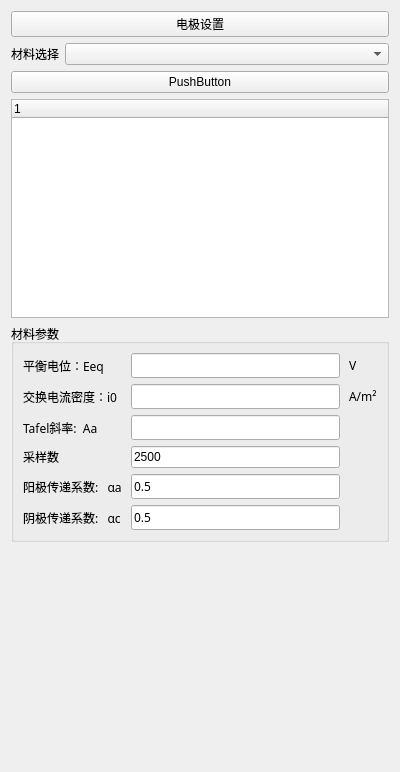
<?xml version="1.0" encoding="UTF-8"?>
<ui version="4.0">
 <class>ElectrodeSettingWidget</class>
 <widget class="QWidget" name="ElectrodeSettingWidget">
  <property name="geometry">
   <rect>
    <x>0</x>
    <y>0</y>
    <width>400</width>
    <height>772</height>
   </rect>
  </property>
  <property name="windowTitle">
   <string>Form</string>
  </property>
  <layout class="QVBoxLayout" name="verticalLayout">
   <item>
    <widget class="QPushButton" name="pushButton">
     <property name="text">
      <string>电极设置</string>
     </property>
    </widget>
   </item>
   <item>
    <layout class="QHBoxLayout" name="horizontalLayout">
     <item>
      <widget class="QLabel" name="label">
       <property name="sizePolicy">
        <sizepolicy hsizetype="Fixed" vsizetype="Preferred">
         <horstretch>0</horstretch>
         <verstretch>0</verstretch>
        </sizepolicy>
       </property>
       <property name="text">
        <string>材料选择</string>
       </property>
      </widget>
     </item>
     <item>
      <widget class="QComboBox" name="comboBox"/>
     </item>
    </layout>
   </item>
   <item>
    <widget class="QPushButton" name="pushButton_2">
     <property name="text">
      <string>PushButton</string>
     </property>
    </widget>
   </item>
   <item>
    <widget class="QTreeWidget" name="selectedTreeWidget">
     <column>
      <property name="text">
       <string notr="true">1</string>
      </property>
     </column>
    </widget>
   </item>
   <item>
    <widget class="QGroupBox" name="groupBox">
     <property name="title">
      <string>材料参数</string>
     </property>
     <layout class="QVBoxLayout" name="verticalLayout_2">
      <item>
       <layout class="QGridLayout" name="gridLayout_4">
        <property name="horizontalSpacing">
         <number>9</number>
        </property>
        <item row="4" column="1">
         <widget class="QLineEdit" name="lineEdit_BV_anodic_coefficient">
          <property name="sizePolicy">
           <sizepolicy hsizetype="Preferred" vsizetype="Fixed">
            <horstretch>0</horstretch>
            <verstretch>0</verstretch>
           </sizepolicy>
          </property>
          <property name="minimumSize">
           <size>
            <width>0</width>
            <height>0</height>
           </size>
          </property>
          <property name="font">
           <font>
            <family>Microsoft YaHei</family>
           </font>
          </property>
          <property name="styleSheet">
           <string notr="true"/>
          </property>
          <property name="text">
           <string>0.5</string>
          </property>
         </widget>
        </item>
        <item row="0" column="1">
         <widget class="QLineEdit" name="lineEdit_BV_equilibrium">
          <property name="sizePolicy">
           <sizepolicy hsizetype="Preferred" vsizetype="Fixed">
            <horstretch>0</horstretch>
            <verstretch>0</verstretch>
           </sizepolicy>
          </property>
          <property name="minimumSize">
           <size>
            <width>0</width>
            <height>0</height>
           </size>
          </property>
          <property name="font">
           <font>
            <family>Microsoft YaHei</family>
           </font>
          </property>
          <property name="styleSheet">
           <string notr="true"/>
          </property>
          <property name="text">
           <string/>
          </property>
         </widget>
        </item>
        <item row="3" column="1">
         <widget class="QLineEdit" name="lineEdit_sample_size">
          <property name="sizePolicy">
           <sizepolicy hsizetype="Preferred" vsizetype="Fixed">
            <horstretch>0</horstretch>
            <verstretch>0</verstretch>
           </sizepolicy>
          </property>
          <property name="minimumSize">
           <size>
            <width>0</width>
            <height>0</height>
           </size>
          </property>
          <property name="maximumSize">
           <size>
            <width>16777215</width>
            <height>16777215</height>
           </size>
          </property>
          <property name="styleSheet">
           <string notr="true"/>
          </property>
          <property name="text">
           <string>2500</string>
          </property>
         </widget>
        </item>
        <item row="2" column="1">
         <widget class="QLineEdit" name="lineEdit_set_Tafel">
          <property name="sizePolicy">
           <sizepolicy hsizetype="Preferred" vsizetype="Fixed">
            <horstretch>0</horstretch>
            <verstretch>0</verstretch>
           </sizepolicy>
          </property>
          <property name="minimumSize">
           <size>
            <width>0</width>
            <height>0</height>
           </size>
          </property>
          <property name="maximumSize">
           <size>
            <width>16777215</width>
            <height>16777215</height>
           </size>
          </property>
          <property name="font">
           <font>
            <family>Microsoft YaHei</family>
           </font>
          </property>
          <property name="styleSheet">
           <string notr="true"/>
          </property>
          <property name="text">
           <string/>
          </property>
         </widget>
        </item>
        <item row="0" column="0">
         <widget class="QLabel" name="label_BV_equilibrium">
          <property name="sizePolicy">
           <sizepolicy hsizetype="Fixed" vsizetype="Preferred">
            <horstretch>0</horstretch>
            <verstretch>0</verstretch>
           </sizepolicy>
          </property>
          <property name="font">
           <font>
            <family>Microsoft YaHei</family>
           </font>
          </property>
          <property name="styleSheet">
           <string notr="true"/>
          </property>
          <property name="text">
           <string>平衡电位：Eeq</string>
          </property>
         </widget>
        </item>
        <item row="4" column="0">
         <widget class="QLabel" name="label_BV_anodic_coefficient">
          <property name="font">
           <font>
            <family>Microsoft YaHei</family>
           </font>
          </property>
          <property name="styleSheet">
           <string notr="true"/>
          </property>
          <property name="text">
           <string>阳极传递系数:   αa</string>
          </property>
         </widget>
        </item>
        <item row="5" column="1">
         <widget class="QLineEdit" name="lineEdit_BV_cathodic_coefficient">
          <property name="sizePolicy">
           <sizepolicy hsizetype="Preferred" vsizetype="Fixed">
            <horstretch>0</horstretch>
            <verstretch>0</verstretch>
           </sizepolicy>
          </property>
          <property name="minimumSize">
           <size>
            <width>0</width>
            <height>0</height>
           </size>
          </property>
          <property name="font">
           <font>
            <family>Microsoft YaHei</family>
           </font>
          </property>
          <property name="styleSheet">
           <string notr="true"/>
          </property>
          <property name="text">
           <string>0.5</string>
          </property>
         </widget>
        </item>
        <item row="3" column="0">
         <widget class="QLabel" name="label_2">
          <property name="maximumSize">
           <size>
            <width>16777215</width>
            <height>16777215</height>
           </size>
          </property>
          <property name="styleSheet">
           <string notr="true"/>
          </property>
          <property name="text">
           <string>采样数</string>
          </property>
         </widget>
        </item>
        <item row="2" column="0">
         <widget class="QLabel" name="label_set_Tafel">
          <property name="maximumSize">
           <size>
            <width>16777215</width>
            <height>16777215</height>
           </size>
          </property>
          <property name="font">
           <font>
            <family>Microsoft YaHei</family>
           </font>
          </property>
          <property name="styleSheet">
           <string notr="true"/>
          </property>
          <property name="text">
           <string>Tafel斜率:  Aa</string>
          </property>
         </widget>
        </item>
        <item row="0" column="2">
         <widget class="QLabel" name="label_uint_2">
          <property name="sizePolicy">
           <sizepolicy hsizetype="Fixed" vsizetype="Preferred">
            <horstretch>0</horstretch>
            <verstretch>0</verstretch>
           </sizepolicy>
          </property>
          <property name="minimumSize">
           <size>
            <width>0</width>
            <height>0</height>
           </size>
          </property>
          <property name="font">
           <font>
            <family>Microsoft YaHei</family>
           </font>
          </property>
          <property name="styleSheet">
           <string notr="true"/>
          </property>
          <property name="text">
           <string>V</string>
          </property>
         </widget>
        </item>
        <item row="1" column="0">
         <widget class="QLabel" name="label_BV_Exchange_current">
          <property name="sizePolicy">
           <sizepolicy hsizetype="Fixed" vsizetype="Preferred">
            <horstretch>0</horstretch>
            <verstretch>0</verstretch>
           </sizepolicy>
          </property>
          <property name="font">
           <font>
            <family>Microsoft YaHei</family>
           </font>
          </property>
          <property name="styleSheet">
           <string notr="true"/>
          </property>
          <property name="text">
           <string>交换电流密度：i0</string>
          </property>
         </widget>
        </item>
        <item row="1" column="1">
         <widget class="QLineEdit" name="lineEdit_BV_Exchange_current">
          <property name="sizePolicy">
           <sizepolicy hsizetype="Preferred" vsizetype="Fixed">
            <horstretch>0</horstretch>
            <verstretch>0</verstretch>
           </sizepolicy>
          </property>
          <property name="minimumSize">
           <size>
            <width>0</width>
            <height>0</height>
           </size>
          </property>
          <property name="font">
           <font>
            <family>Microsoft YaHei</family>
           </font>
          </property>
          <property name="styleSheet">
           <string notr="true"/>
          </property>
          <property name="text">
           <string/>
          </property>
         </widget>
        </item>
        <item row="1" column="2">
         <widget class="QLabel" name="label_uint_1">
          <property name="sizePolicy">
           <sizepolicy hsizetype="Fixed" vsizetype="Preferred">
            <horstretch>0</horstretch>
            <verstretch>0</verstretch>
           </sizepolicy>
          </property>
          <property name="minimumSize">
           <size>
            <width>0</width>
            <height>0</height>
           </size>
          </property>
          <property name="font">
           <font>
            <family>Microsoft YaHei</family>
           </font>
          </property>
          <property name="styleSheet">
           <string notr="true"/>
          </property>
          <property name="text">
           <string>A/m²</string>
          </property>
         </widget>
        </item>
        <item row="5" column="0">
         <widget class="QLabel" name="label_BV_cathodic_coefficient">
          <property name="font">
           <font>
            <family>Microsoft YaHei</family>
           </font>
          </property>
          <property name="styleSheet">
           <string notr="true"/>
          </property>
          <property name="text">
           <string>阴极传递系数:   αc</string>
          </property>
         </widget>
        </item>
       </layout>
      </item>
     </layout>
    </widget>
   </item>
   <item>
    <spacer name="verticalSpacer">
     <property name="orientation">
      <enum>Qt::Orientation::Vertical</enum>
     </property>
     <property name="sizeHint" stdset="0">
      <size>
       <width>20</width>
       <height>189</height>
      </size>
     </property>
    </spacer>
   </item>
  </layout>
 </widget>
 <resources/>
 <connections/>
</ui>
